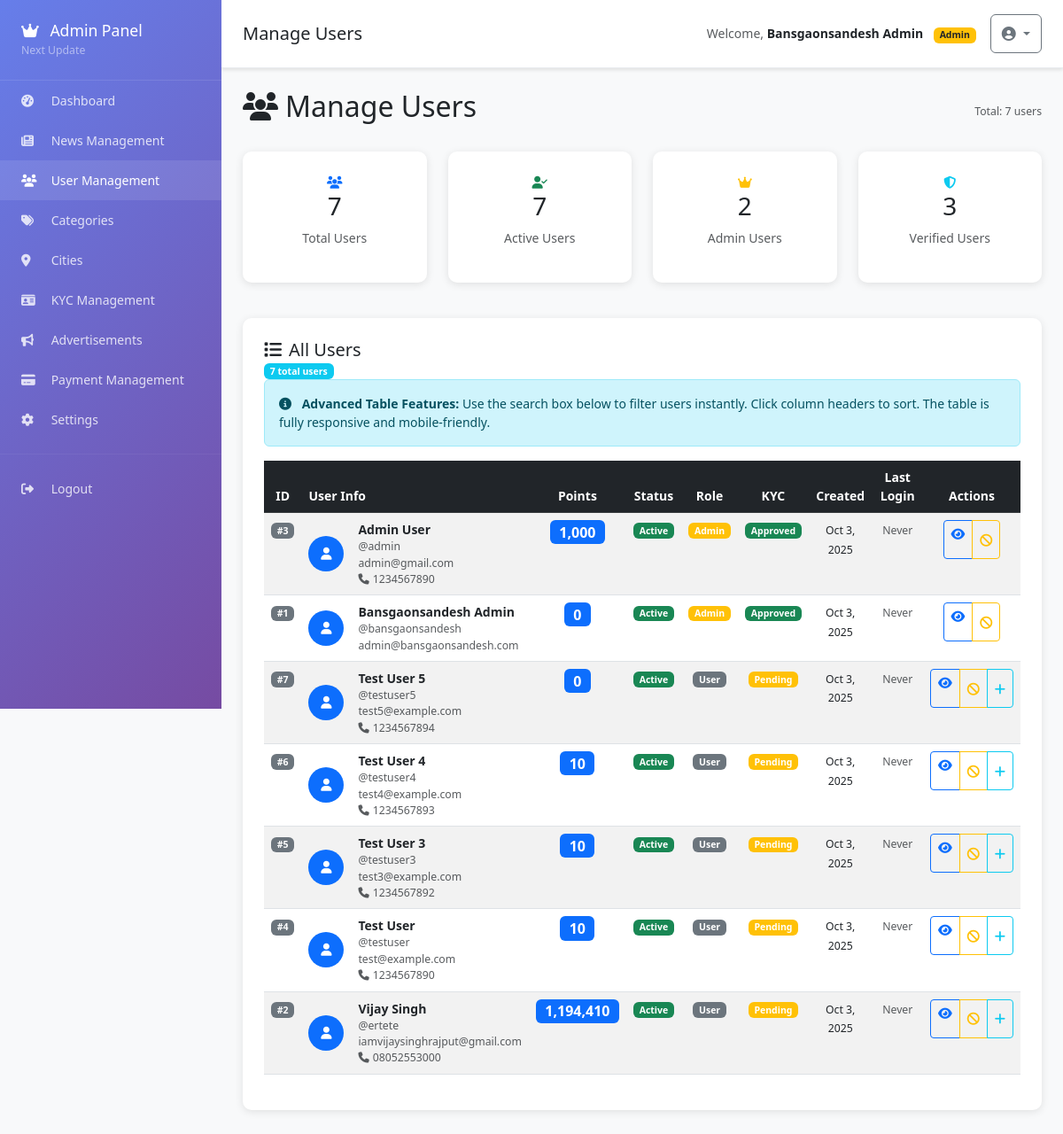
The page /pages/admin/users.php (signed in) on the database its author committed.
### tables this page shows
CREATE TABLE `users` (
  `id` int NOT NULL AUTO_INCREMENT,
  `username` varchar(50) NOT NULL,
  `email` varchar(100) NOT NULL,
  `password` varchar(255) NOT NULL,
  `full_name` varchar(100) NOT NULL,
  `phone` varchar(20) DEFAULT NULL,
  `city` varchar(50) DEFAULT NULL,
  `referral_code` varchar(20) DEFAULT NULL,
  `referred_by` varchar(20) DEFAULT NULL,
  `points` int DEFAULT '0',
  `is_admin` tinyint(1) DEFAULT '0',
  `is_active` tinyint(1) DEFAULT '1',
  `email_verified` tinyint(1) DEFAULT '0',
  `created_at` timestamp NULL DEFAULT CURRENT_TIMESTAMP,
  `updated_at` timestamp NULL DEFAULT CURRENT_TIMESTAMP ON UPDATE CURRENT_TIMESTAMP,
  `is_verified` tinyint(1) DEFAULT '0',
  `kyc_status` enum('pending','approved','rejected') DEFAULT 'pending',
  `kyc_document` varchar(255) DEFAULT NULL,
  `verification_points_spent` int DEFAULT '0',
  `total_earned_points` int DEFAULT '0',
  `total_spent_points` int DEFAULT '0',
  `last_login` timestamp NULL DEFAULT NULL,
  `profile_image` varchar(255) DEFAULT NULL,
  `bio` text,
  `social_links` json DEFAULT NULL,
  PRIMARY KEY (`id`),
  UNIQUE KEY `username` (`username`),
  UNIQUE KEY `email` (`email`),
  UNIQUE KEY `referral_code` (`referral_code`)
);

### src/services/Database.php (called while the page is built, shortened)
<?php
class Database {
    private static $instance = null;
    private $connection;
    private $config;
    private function __construct() {
        $this->config = require __DIR__ . '/../../config/app.php';
    }
    public static function getInstance() {
        if (self::$instance === null) {
            self::$instance = new self();
        }
        return self::$instance;
    }
    private function connect() {
        try {
            $db = $this->config['database'];
            $dsn = "mysql:host={$db['host']};dbname={$db['database']};charset=utf8mb4";
            $this->connection = new PDO($dsn, $db['username'], $db['password'], [
                PDO::ATTR_ERRMODE => PDO::ERRMODE_EXCEPTION,
                PDO::ATTR_DEFAULT_FETCH_MODE => PDO::FETCH_ASSOC,
                PDO::ATTR_EMULATE_PREPARES => false
            ]);
        } catch (PDOException $e) {
            throw new \Exception("Database connection failed: " . $e->getMessage());
        }
    }
    public function query($sql, $params = []) {
        try {
            $stmt = $this->connection->prepare($sql);
            $stmt->execute($params);
            return $stmt;
        } catch (PDOException $e) {
            throw new \Exception("Query failed: " . $e->getMessage());
        }
    }
    public function fetch($sql, $params = []) {
        return $this->query($sql, $params)->fetch();
    }
    public function fetchAll($sql, $params = []) {
        return $this->query($sql, $params)->fetchAll();
    }
}
?>

### src/models/User.php (called while the page is built, shortened)
<?php
class User {
    private $db;
    public function __construct() {
        $this->db = Database::getInstance();
    }
    public function getDb() {
        return $this->db;
    }
}
?>

### config/app.php (called while the page is built, shortened)
<?php
if (!function_exists('getAppUrl')) {
    function getAppUrl() {
        $protocol = (!empty($_SERVER['HTTPS']) && $_SERVER['HTTPS'] !== 'off') ? 'https' : 'http';
        $host = $_SERVER['HTTP_HOST'] ?? 'localhost:8080';
        return $protocol . '://' . $host;
    }
}
if (!function_exists('getEnvironment')) {
    function getEnvironment() {
        $host = $_SERVER['HTTP_HOST'] ?? 'localhost';
        if (strpos($host, 'localhost') !== false || strpos($host, '127.0.0.1') !== false || strpos($host, '192.168.') !== false) {
            return 'development';
        } elseif (strpos($host, 'staging') !== false) {
            return 'staging';
        } elseif (strpos($host, 'skyablyitsolution.com') !== false) {
            return 'production';
        } else {
            return 'production';
        }
    }
}
$environment = getEnvironment();
$appUrl = getAppUrl();
?>

### src/services/Config.php (called while the page is built, shortened)
<?php
class Config {
    private static $config = null;
    public static function setConfig($config) {
        self::$config = $config;
    }
    public static function get($key = null, $default = null) {
        $keys = explode('.', $key);
        $value = self::$config;
        foreach ($keys as $k) {
            if (!isset($value[$k])) {
                return $default;
            }
            $value = $value[$k];
        }
        return $value;
    }
}
?>

### bootstrap-fixed.php (called while the page is built, shortened)
<?php
require_once SRC_PATH . '/services/Config.php';
require_once SRC_PATH . '/services/Database.php';
require_once SRC_PATH . '/services/Router.php';
require_once SRC_PATH . '/models/User.php';
$config = require CONFIG_PATH . '/app.php';
function config($key = null, $default = null) {
    return Config::get($key, $default);
}
function base_url($path = '') {
    return config('app_url') . '/' . ltrim($path, '/');
}
?>

### pages/admin/users.php (the view, shortened to what this page needs)
<?php
require_once __DIR__ . '/../../bootstrap-fixed.php';
include APP_PATH . '/views/layouts/admin-header.php';
$userModel = new User();
try {
    $users = $userModel->getDb()->fetchAll("SELECT * FROM users ORDER BY created_at DESC") ?? [];
} catch (Exception $e) {
    $users = [];
}
try {
    $totalUsers = $userModel->getDb()->fetch("SELECT COUNT(*) as count FROM users")['count'] ?? 0;
    $activeUsers = $userModel->getDb()->fetch("SELECT COUNT(*) as count FROM users WHERE is_active = 1")['count'] ?? 0;
    $adminUsers = $userModel->getDb()->fetch("SELECT COUNT(*) as count FROM users WHERE is_admin = 1")['count'] ?? 0;
    $verifiedUsers = $userModel->getDb()->fetch("SELECT COUNT(*) as count FROM users WHERE is_verified = 1")['count'] ?? 0;
} catch (Exception $e) {
    $totalUsers = $activeUsers = $adminUsers = $verifiedUsers = 0;
}
?>
<div class="d-flex justify-content-between align-items-center mb-4">
    <h2><i class="fas fa-users me-2"></i>Manage Users</h2>
    <div class="text-muted">
        <small>Total: <?php echo $totalUsers; ?> users</small>
    </div>
</div>
<div class="row mb-4">
    <div class="col-lg-3 col-md-6 mb-3">
        <div class="stats-card">
            <i class="fas fa-users text-primary"></i>
            <h3><?php echo $totalUsers; ?></h3>
            <p class="text-muted">Total Users</p>
        </div>
    </div>
    <div class="col-lg-3 col-md-6 mb-3">
        <div class="stats-card">
            <i class="fas fa-user-check text-success"></i>
            <h3><?php echo $activeUsers; ?></h3>
            <p class="text-muted">Active Users</p>
        </div>
    </div>
    <div class="col-lg-3 col-md-6 mb-3">
        <div class="stats-card">
            <i class="fas fa-crown text-warning"></i>
            <h3><?php echo $adminUsers; ?></h3>
            <p class="text-muted">Admin Users</p>
        </div>
    </div>
    <div class="col-lg-3 col-md-6 mb-3">
        <div class="stats-card">
            <i class="fas fa-shield-alt text-info"></i>
            <h3><?php echo $verifiedUsers; ?></h3>
            <p class="text-muted">Verified Users</p>
        </div>
    </div>
</div>
<div class="dashboard-card">
    <div class="card-header">
        <h5 class="mb-0">
            <i class="fas fa-list me-2"></i>All Users
        </h5>
        <span class="badge bg-info"><?php echo count($users); ?> total users</span>
    </div>
    <div class="alert alert-info">
        <i class="fas fa-info-circle me-2"></i>
        <strong>Advanced Table Features:</strong> Use the search box below to filter users instantly. Click column headers to sort. The table is fully responsive and mobile-friendly.
    </div>
    <?php if (empty($users)): ?>
        <div class="text-center py-4">
            <i class="fas fa-users fa-3x text-muted mb-3"></i>
            <p class="text-muted">No users found.</p>
        </div>
    <?php else: ?>
        <div class="table-responsive">
            <table id="usersTable" class="table table-hover table-striped display">
                <thead class="table-dark">
                    <tr>
                        <th class="text-center">ID</th>
                        <th>User Info</th>
                        <th class="text-center">Points</th>
                        <th class="text-center">Status</th>
                        <th class="text-center">Role</th>
                        <th class="text-center">KYC</th>
                        <th class="text-center">Created</th>
                        <th class="text-center">Last Login</th>
                        <th class="text-center">Actions</th>
                    </tr>
                </thead>
                <tbody>
                    <?php foreach ($users as $user): ?>
                        <tr>
                            <td class="text-center">
                                <span class="badge bg-secondary">#<?php echo $user['id']; ?></span>
                            </td>
                            <td>
                                <div class="d-flex align-items-center">
                                    <?php if ($user['profile_image']): ?>
                                        <img src="<?php echo base_url('public/' . $user['profile_image']); ?>"
                                             class="rounded-circle me-3" style="width: 40px; height: 40px; object-fit: cover;">
                                    <?php else: ?>
                                        <div class="bg-primary rounded-circle me-3 d-flex align-items-center justify-content-center"
                                             style="width: 40px; height: 40px;">
                                            <i class="fas fa-user text-white"></i>
                                        </div>
                                    <?php endif; ?>
                                    <div>
                                        <div class="fw-bold"><?php echo htmlspecialchars($user['full_name']); ?></div>
                                        <div class="small text-muted">@<?php echo htmlspecialchars($user['username']); ?></div>
                                        <div class="small text-muted"><?php echo htmlspecialchars($user['email']); ?></div>
                                        <?php if ($user['phone']): ?>
                                            <div class="small text-muted">
                                                <i class="fas fa-phone me-1"></i><?php echo htmlspecialchars($user['phone']); ?>
                                            </div>
                                        <?php endif; ?>
                                    </div>
                                </div>
                            </td>
                            <td class="text-center">
                                <span class="badge bg-primary fs-6"><?php echo number_format($user['points']); ?></span>
                            </td>
                            <td class="text-center">
                                <?php if ($user['is_active']): ?>
                                    <span class="badge bg-success">Active</span>
                                <?php else: ?>
                                    <span class="badge bg-danger">Inactive</span>
                                <?php endif; ?>
                            </td>
                            <td class="text-center">
                                <?php if ($user['is_admin']): ?>
                                    <span class="badge bg-warning">Admin</span>
                                <?php else: ?>
                                    <span class="badge bg-secondary">User</span>
                                <?php endif; ?>
                            </td>
                            <td class="text-center">
                                <?php
                                $kycStatus = $user['kyc_status'] ?? 'pending';
                                $kycClass = match($kycStatus) {
                                    'approved' => 'bg-success',
                                    'rejected' => 'bg-danger',
                                    'pending' => 'bg-warning',
                                    default => 'bg-secondary'
                                };
                                ?>
                                <span class="badge <?php echo $kycClass; ?>">
                                    <?php echo ucfirst($kycStatus); ?>
                                </span>
                            </td>
                            <td class="text-center">
                                <small><?php echo date('M j, Y', strtotime($user['created_at'])); ?></small>
                            </td>
                            <td class="text-center">
                                <?php if ($user['last_login']): ?>
                                    <small><?php echo date('M j, Y H:i', strtotime($user['last_login'])); ?></small>
                                <?php else: ?>
                                    <small class="text-muted">Never</small>
                                <?php endif; ?>
                            </td>
                            <td class="text-center">
                                <div class="btn-group" role="group">
                                    <a href="<?php echo base_url('admin/users/' . $user['id']); ?>"
                                       class="btn btn-sm btn-outline-primary" title="View Details">
                                        <i class="fas fa-eye"></i>
                                    </a>
                                    <button class="btn btn-sm btn-outline-<?php echo $user['is_active'] ? 'warning' : 'success'; ?>"
                                            onclick="toggleUserStatus(<?php echo $user['id']; ?>, <?php echo $user['is_active'] ? 'false' : 'true'; ?>)"
                                            title="<?php echo $user['is_active'] ? 'Deactivate' : 'Activate'; ?> User">
                                        <i class="fas fa-<?php echo $user['is_active'] ? 'ban' : 'check'; ?>"></i>
                                    </button>
                                    <?php if (!$user['is_admin']): ?>
                                        <button class="btn btn-sm btn-outline-info"
                                                onclick="addPoints(<?php echo $user['id']; ?>)"
                                                title="Add Points">
                                            <i class="fas fa-plus"></i>
                                        </button>
                                    <?php endif; ?>
                                </div>
                            </td>
                        </tr>
                    <?php endforeach; ?>
                </tbody>
            </table>
        </div>
    <?php endif; ?>
</div>
<?php include APP_PATH . '/views/layouts/admin-footer.php'; ?>

### app/views/layouts/admin-header.php (style rules this page uses)
body { background-color: #f8f9fa; font-size: 14px; -webkit-text-size-adjust: 100%; -webkit-tap-highlight-color: transparent; -webkit-touch-callout: none; -webkit-user-select: none; -moz-user-select: none; -ms-user-select: none; user-select: none; }
* { -webkit-tap-highlight-color: transparent; }
.btn, .nav-link, .form-control, .form-select { min-height: 44px; touch-action: manipulation; }
html, body { overflow-x: hidden; width: 100%; }
.dashboard-card { background: white; border-radius: 10px; padding: 1.5rem; box-shadow: 0 2px 10px rgba(0,0,0,0.1); margin-bottom: 1.5rem; }
.stats-card { background: white; border-radius: 10px; padding: 1.5rem; text-align: center; box-shadow: 0 2px 10px rgba(0,0,0,0.1); transition: transform 0.3s ease; }

### rows shown on the page
users: id "3", full_name "Admin User", username "admin", email "admin@gmail.com", phone "1234567890", points "1,000", is_active "Active", is_admin "Admin", kyc_status "Approved", created_at "Oct 3, 2025", shows "Never"
users: id "1", full_name "Bansgaonsandesh Admin", username "bansgaonsandesh", email "admin@bansgaonsandesh.com", points "0", is_active "Active", is_admin "Admin", kyc_status "Approved", created_at "Oct 3, 2025", shows "Never"
users: id "7", full_name "Test User 5", username "testuser5", email "test5@example.com", phone "1234567894", points "0", is_active "Active", is_admin "User", kyc_status "Pending", created_at "Oct 3, 2025", shows "Never"
users: id "6", full_name "Test User 4", username "testuser4", email "test4@example.com", phone "1234567893", points "10", is_active "Active", is_admin "User", kyc_status "Pending", created_at "Oct 3, 2025", shows "Never"
users: id "5", full_name "Test User 3", username "testuser3", email "test3@example.com", phone "1234567892", points "10", is_active "Active", is_admin "User", kyc_status "Pending", created_at "Oct 3, 2025", shows "Never"
users: id "4", full_name "Test User", username "testuser", email "test@example.com", phone "1234567890", points "10", is_active "Active", is_admin "User", kyc_status "Pending", created_at "Oct 3, 2025", shows "Never"
users: id "2", full_name "Vijay Singh", username "ertete", email "iamvijaysinghrajput@gmail.com", phone "08052553000", points "1,194,410", is_active "Active", is_admin "User", kyc_status "Pending", created_at "Oct 3, 2025", shows "Never"

### other values the page prints
config('app_name') "Next Update"
$page_title "Manage Users"
session('full_name') "Bansgaonsandesh Admin"
$totalUsers "7"
$activeUsers "7"
$adminUsers "2"
$verifiedUsers "3"
count($users) "7"
